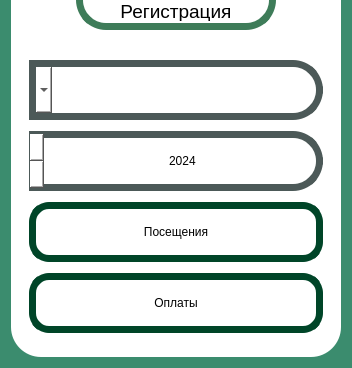
<?xml version="1.0" encoding="UTF-8"?>
<ui version="4.0">
 <class>ReportWindow</class>
 <widget class="QDialog" name="ReportWindow">
  <property name="geometry">
   <rect>
    <x>0</x>
    <y>0</y>
    <width>352</width>
    <height>368</height>
   </rect>
  </property>
  <property name="windowTitle">
   <string>Dialog</string>
  </property>
  <property name="styleSheet">
   <string notr="true">background-color:#3B8C6E;
border-radius:0;
border-bottom-right-radius:30;
border-bottom-left-radius:30;</string>
  </property>
  <layout class="QGridLayout" name="gridLayout">
   <property name="topMargin">
    <number>0</number>
   </property>
   <item row="0" column="0">
    <widget class="QWidget" name="widget" native="true">
     <property name="styleSheet">
      <string notr="true">background:white;</string>
     </property>
     <layout class="QGridLayout" name="gridLayout_2">
      <property name="topMargin">
       <number>0</number>
      </property>
      <item row="0" column="0">
       <widget class="QFrame" name="frame">
        <property name="maximumSize">
         <size>
          <width>16777215</width>
          <height>40</height>
         </size>
        </property>
        <property name="styleSheet">
         <string notr="true"/>
        </property>
        <property name="frameShape">
         <enum>QFrame::Shape::StyledPanel</enum>
        </property>
        <property name="frameShadow">
         <enum>QFrame::Shadow::Raised</enum>
        </property>
        <layout class="QGridLayout" name="gridLayout_3">
         <property name="topMargin">
          <number>0</number>
         </property>
         <item row="0" column="0">
          <widget class="QWidget" name="widget_8" native="true">
           <property name="minimumSize">
            <size>
             <width>200</width>
             <height>30</height>
            </size>
           </property>
           <property name="maximumSize">
            <size>
             <width>200</width>
             <height>30</height>
            </size>
           </property>
           <property name="styleSheet">
            <string notr="true">border-bottom-right-radius:30;
border-bottom-left-radius:30;

border:7px solid #3E7C59;
border-top:none;</string>
           </property>
           <layout class="QGridLayout" name="gridLayout_7">
            <property name="topMargin">
             <number>1</number>
            </property>
            <item row="0" column="0" alignment="Qt::AlignmentFlag::AlignTop">
             <widget class="QLabel" name="label">
              <property name="font">
               <font>
                <pointsize>14</pointsize>
               </font>
              </property>
              <property name="styleSheet">
               <string notr="true">border:none;
color:black;
background:none;</string>
              </property>
              <property name="text">
               <string>Регистрация</string>
              </property>
              <property name="alignment">
               <set>Qt::AlignmentFlag::AlignCenter</set>
              </property>
             </widget>
            </item>
           </layout>
          </widget>
         </item>
        </layout>
       </widget>
      </item>
      <item row="1" column="0">
       <widget class="QWidget" name="widget_2" native="true">
        <property name="styleSheet">
         <string notr="true">QPushButton{
	border-radius:20;
	background-color:white;
	color:black;
	border: 7px solid #004528;
}

QPushButton:hover{
        background-color:#ACACAC;
}</string>
        </property>
        <layout class="QGridLayout" name="gridLayout_4">
         <item row="3" column="0">
          <widget class="QPushButton" name="PBPayments">
           <property name="minimumSize">
            <size>
             <width>0</width>
             <height>60</height>
            </size>
           </property>
           <property name="styleSheet">
            <string notr="true">color:black;</string>
           </property>
           <property name="text">
            <string>Оплаты</string>
           </property>
          </widget>
         </item>
         <item row="2" column="0">
          <widget class="QPushButton" name="PBVisits">
           <property name="minimumSize">
            <size>
             <width>0</width>
             <height>60</height>
            </size>
           </property>
           <property name="styleSheet">
            <string notr="true">QPushButton{
	border-radius:20;
	background-color:white;
	color:black;
	border: 7px solid #004528;
}

QPushButton:hover{
        background-color:#ACACAC;
}</string>
           </property>
           <property name="text">
            <string>Посещения</string>
           </property>
          </widget>
         </item>
         <item row="1" column="0">
          <widget class="QSpinBox" name="spinBox">
           <property name="minimumSize">
            <size>
             <width>0</width>
             <height>60</height>
            </size>
           </property>
           <property name="layoutDirection">
            <enum>Qt::LayoutDirection::RightToLeft</enum>
           </property>
           <property name="styleSheet">
            <string notr="true">
	border-radius:0;
    text-align: center;
	background:white;
	border:7px solid #4C5958;
	border-bottom-right-radius:30;
	border-top-right-radius:30;
	color:black;
</string>
           </property>
           <property name="alignment">
            <set>Qt::AlignmentFlag::AlignCenter</set>
           </property>
           <property name="minimum">
            <number>2024</number>
           </property>
           <property name="maximum">
            <number>2055</number>
           </property>
          </widget>
         </item>
         <item row="0" column="0">
          <widget class="QComboBox" name="comboBox">
           <property name="minimumSize">
            <size>
             <width>0</width>
             <height>60</height>
            </size>
           </property>
           <property name="layoutDirection">
            <enum>Qt::LayoutDirection::RightToLeft</enum>
           </property>
           <property name="styleSheet">
            <string notr="true">
	border-radius:0;
    text-align: center;
	background:white;
	border:7px solid #4C5958;
	border-bottom-right-radius:30;
	border-top-right-radius:30;
	color:black;
</string>
           </property>
           <property name="currentIndex">
            <number>-1</number>
           </property>
           <item>
            <property name="text">
             <string>Январь</string>
            </property>
           </item>
           <item>
            <property name="text">
             <string>Февраль</string>
            </property>
           </item>
           <item>
            <property name="text">
             <string>Март</string>
            </property>
           </item>
           <item>
            <property name="text">
             <string>Арель</string>
            </property>
           </item>
           <item>
            <property name="text">
             <string>Май</string>
            </property>
           </item>
           <item>
            <property name="text">
             <string>Июнь</string>
            </property>
           </item>
           <item>
            <property name="text">
             <string>Июль</string>
            </property>
           </item>
           <item>
            <property name="text">
             <string>Август</string>
            </property>
           </item>
           <item>
            <property name="text">
             <string>Сентябрь</string>
            </property>
           </item>
           <item>
            <property name="text">
             <string>Октябрь</string>
            </property>
           </item>
           <item>
            <property name="text">
             <string>Ноябрь</string>
            </property>
           </item>
           <item>
            <property name="text">
             <string>Декабрь</string>
            </property>
           </item>
          </widget>
         </item>
        </layout>
       </widget>
      </item>
     </layout>
    </widget>
   </item>
  </layout>
 </widget>
 <resources/>
 <connections/>
</ui>
